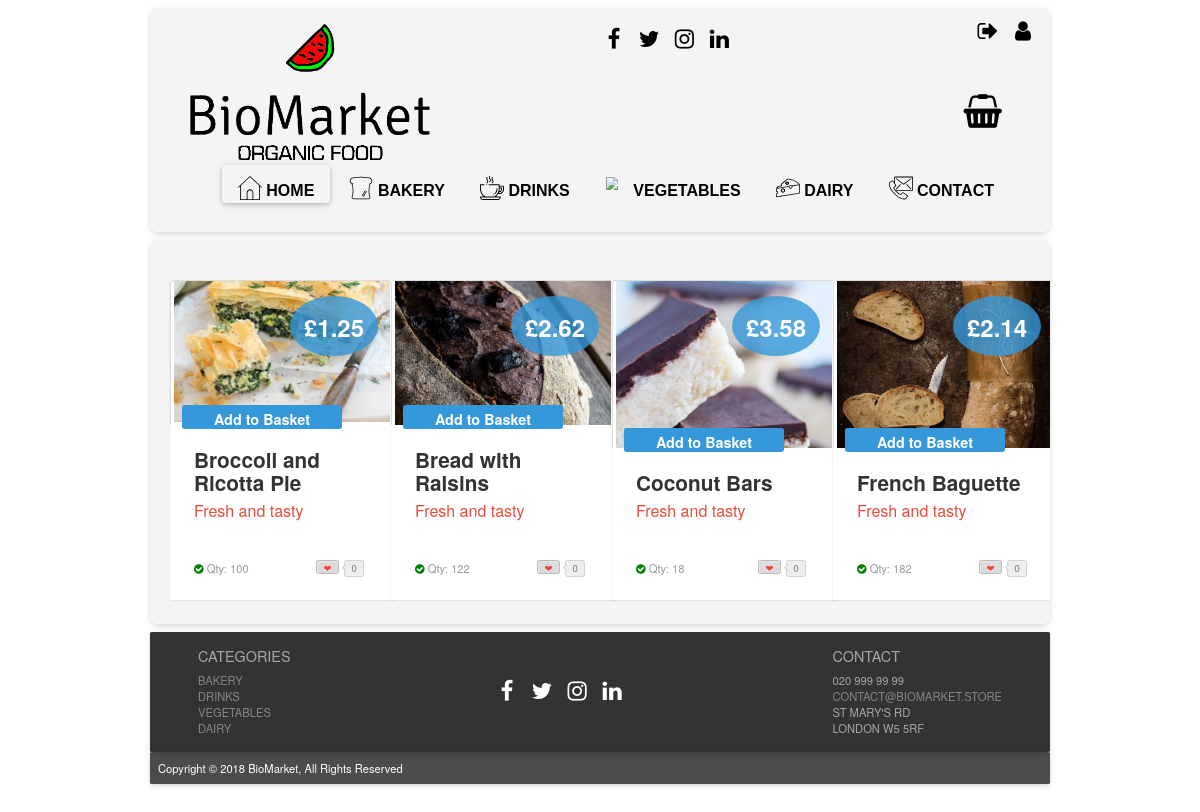
The app's page /?page=products_bakery (signed in) with its own data.
### tables this page shows
CREATE TABLE IF NOT EXISTS `products` (
  `prod_id` int(11) NOT NULL AUTO_INCREMENT,
  `prod_name` varchar(50) NOT NULL,
  `price` decimal(5,2) NOT NULL,
  `sup_id` int(11) NOT NULL,
  `prod_dsc` varchar(230) NOT NULL,
  `prod_img` text NOT NULL,
  `cat_id` int(11) NOT NULL,
  `sto_qty` int(8) NOT NULL,
  PRIMARY KEY (`prod_id`),
  KEY `sup_id` (`sup_id`),
  KEY `cat_id` (`cat_id`)
);

### index.php (called while the page is built, shortened)
<?php
include "php/config.php";
$page = "home";
if (isset($_GET["page"])) {
    $page = basename($_GET["page"]);
}
if (file_exists("php/".$page.".php")) {
    include "php/".$page.".php";
}
include "layout.php";

### php/config.php (called while the page is built, shortened)
<?php
function is_logged_in()
{
    return isset($_SESSION["logged_in"]) && ($_SESSION["logged_in"] == true);
}
function get_user_level()
{
    $level = "VISITOR";
    if (is_logged_in())
    {
        $level = $_SESSION["users"]["lvl"];
    }
    return $level;
}

### php/products_bakery.php (the view, shortened to what this page needs)
<!DOCTYPE html>
<html lang="en">
    <?php
    $userlevel = get_user_level();
    ?>
    <head>
        <link rel="stylesheet prefetch" href="css/__codepen_io_andytran_pen.css">
        <link rel="stylesheet" href="css/stylelogin.css">
        <link rel="stylesheet" href="css/product_card_style.css">
    </head>
    <body>
        <section class="category-section">
            <div class="container">
                <div class="row">
                    <?php
                    $search = "SELECT * FROM products WHERE cat_id = '1' ORDER BY prod_id ASC";
                    $result = mysqli_query($mysqli, $search);
                    while ($row = mysqli_fetch_assoc($result)) {
                        if (!$row["sto_qty"] <= 0) {
                            if ($userlevel == "MEMBER") {
                                ?>
                                <div class="col-lg-3 col-sm-6 col-xs-12" ><a href="#"></a>
                                    <div class="post-module">
                                        <div class="thumbnail">
                                            <div class="price">
                                                <div class="deal">&pound<?php echo $row["price"] ?></div>
                                            </div><img alt="product example" src="<?php echo $row["prod_img"] ?>">
                                        </div>
                                        <div class="post-content">
                                            <div class="category">
                                                <?php
                                                print '<div class="toCard"><a href="?page=product_page&prod_id=' . $row["prod_id"] . '&action=add_to_basket">Add to Basket</a>
                    </div> ';
                                                ?>
                                            </div>
                                            <h1 class="title"><?php echo $row["prod_name"] ?></h1>
                                            <h2 class="sub_title">Fresh and tasty</h2>
                                            <p class="description"><?php echo $row["prod_dsc"] ?>
                                            <div class="post-meta">
                                                <span class="showStock"><i class="fa fa-check-circle"></i>
                                                    <a>Qty: <?php echo $row["sto_qty"] ?></a></span><a href="#" title="Love it" class="btn btn-counter" data-count="0"><span>&#x2764;</span></a></div>
                                        </div>
                                    </div>
                                </div>
                                <?php
                            }
                        }
                    }
                    ?>
                </div>
            </div>
        </section>
    </body>
</html>

### css/style.css (style rules this page uses)
html { font-family: 'Helvetica', 'Arial', 'sans-serif'; }
* { margin: 0; padding: 0; border: 0; font-size: 100%; font: inherit; vertical-align: baseline; }
body { zoom: 0.8; -moz-transform: scale(1); -moz-transform: zoom(0.8); -moz-transform-origin: 50 50; max-width: 75%; margin: 0 auto; }
a:link { color: black; text-decoration: none; }
.footer-section { color: #fff; max-width: 1500px; height: 150px; margin: auto; background-color: rgb(0, 0, 0, 0.8); margin-top: 10px; padding: 10px; box-shadow: 0 2px 4px -1px rgba(0, 0, 0, 0.06), 0 4px 5px 0 rgba(0, 0, 0, 0.06), 0 1px 10px 0 rgba(0, 0, 0, 0.08); border-radius: 2px; position: relative; overflow: hidden; }
.post-footer { color: #fff; max-width: 1500px; height: 40px; margin: auto; background-color: rgb(0, 0, 0, 0.7); margin-top: 0px; padding: 10px; box-shadow: 0 2px 4px -1px rgba(0, 0, 0, 0.06), 0 4px 5px 0 rgba(0, 0, 0, 0.06), 0 1px 10px 0 rgba(0, 0, 0, 0.08); border-radius: 2px; position: relative; overflow: hidden; }
.footer-cat { color: #a6a6a6; text-transform: uppercase; float: left; margin-left: 50px; }
.footer-cat ul { list-style-type: none; }
.footer-cat ul > li a:visited, .footer-cat ul > li a:link { color: #878787; }
.footer-contact { color: #a6a6a6; float: right; margin-right: 50px; text-transform: uppercase; }
.footer-contact ul { list-style-type: none; }
.footer-contact ul > li a:visited, .footer-contact ul > li a:link { color: #878787; }
.social-link-footer { text-align: center; Margin-top: 50px; }
.social-link-footer li { display: inline-block; vertical-align: central; margin-right: 5px; }
.social-link-footer li a { width: 35px; height: 35px; text-align: center; line-height: 35px; border-width: 0px; display: block; color: #fff; -webkit-transition: all .2s ease; -moz-transition: all .2s ease; -o-transition: all .2s ease; transition: all .2s ease; }
.category-section { max-width: 1500px; margin: auto; background-color: rgb(242, 242, 242, 0.8); margin-top: 10px; padding: 10px; box-shadow: 0 2px 4px -1px rgba(0, 0, 0, 0.06), 0 4px 5px 0 rgba(0, 0, 0, 0.06), 0 1px 10px 0 rgba(0, 0, 0, 0.08); border-radius: 10px; position: relative; overflow: hidden; }

### records on screen
products: price "1.25", prod_img (picture), prod_name "Broccoli and Ricotta Pie", sto_qty "100"
products: price "2.62", prod_name "Bread with Raisins", sto_qty "122"
products: price "3.58", prod_img (picture), prod_name "Coconut Bars", sto_qty "18"
products: price "2.14", prod_img (picture), prod_name "French Baguette", sto_qty "182"
